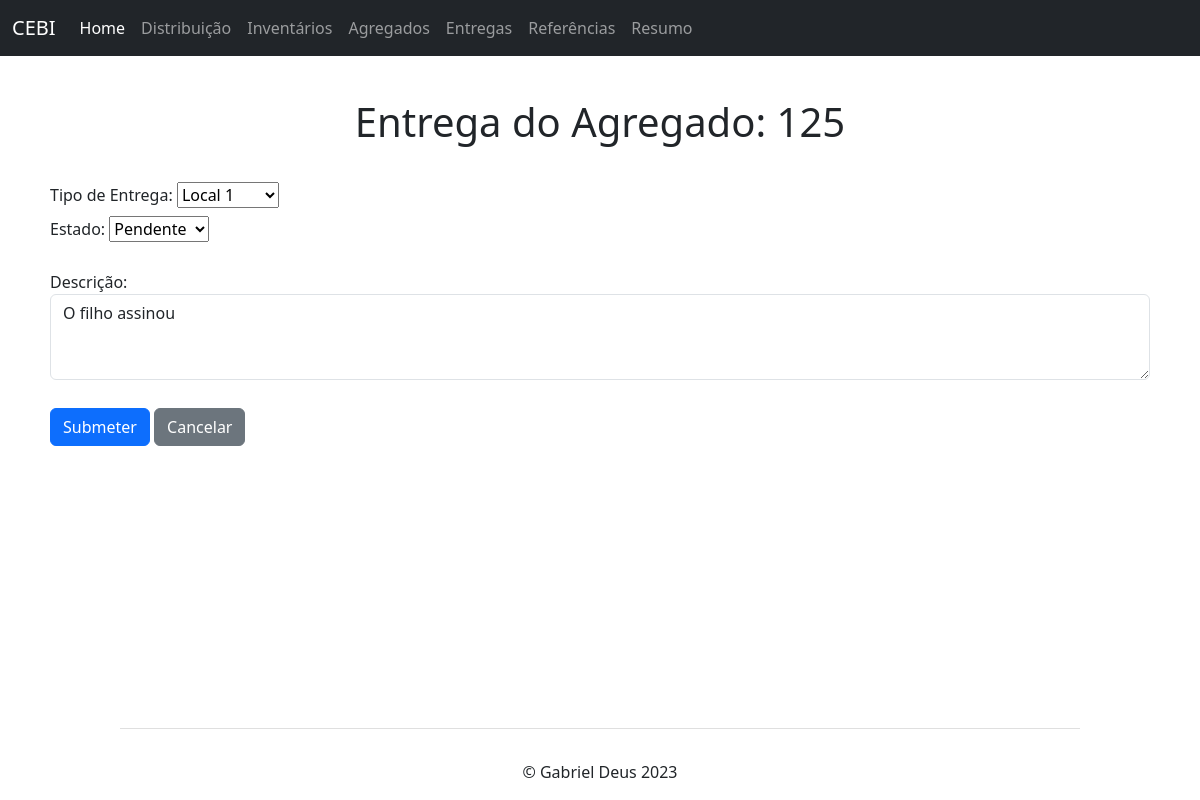
The app's page /form_entrega.php?id=125 with its own data.
### tables this page shows
create table 8entrega
(
	entrega_id int primary key AUTO_INCREMENT,
	niss int,
	distribuicao_id int,
	status tinyint(5) default 0,
	descricao varchar(200),
	tipo_entrega tinyint(5),
	data_inicio DATETIME,
	data_fim DATETIME,
	foreign key(niss) references 1agregado_Familiar(niss) ON DELETE CASCADE,
	foreign key(distribuicao_id) references 7distribuicao_individual(distribuicao_id) ON DELETE CASCADE
);

### src/form_entrega.php (the view, shortened to what this page needs)
<?php include 'db_conf.php';
include 'functions_php.php' ?>
<!DOCTYPE html>
<html lang="en">
<head>
  <link href="https://cdn.jsdelivr.net/npm/bootstrap@5.3.0-alpha1/dist/css/bootstrap.min.css" rel="stylesheet" />
  <link rel="stylesheet" href="estilos.css">
</head>
<body>
  <?php include 'header.php'; ?>
  <main style="margin: 50px;">
    <?php
    $entrega_form = [];
    if (isset($_GET['id'])) {
      $id = $_GET['id'];
      $sql  = 'SELECT * from 8entrega WHERE niss =' . $id;
      $result = mysqli_query($conn, $sql);
      $entrega_form = mysqli_fetch_all($result, MYSQLI_ASSOC);
    }
    ?>
    <br>
    <h1 style="text-align: center;">Entrega do Agregado: <?php echo $id ?></h1>
    <br>
    <form class="form-inline" action="process_form_entrega.php" method="post">
      <label class="my-1 mr-2" for="tipo">Tipo de Entrega:</label>
      <select class="custom-select my-1 mr-sm-2" name="tipo" id="tipo">
        <option value="1" <?php if ($entrega_form[0]["tipo_entrega"] == 1)  echo 'selected="selected"'; ?>>Local 1</option>
      </select>
      <br>
      <label class="my-1 mr-2" for="status">Estado:</label>
      <select class="custom-select my-1 mr-sm-2" name="status" id="status">
        <option value="1" <?php if ($entrega_form[0]['status'] == 1)  echo 'selected = "selected"'; ?>>Pendente</option>
      </select>
      <div class="form-group">
        <br>
        <label for="descricao">Descrição:</label>
        <?php echo "<textarea class='form-control' id='descricao' name='descricao' rows='3'>" . $entrega_form[0]["descricao"] . "</textarea>" ?>
      </div>
      <br>
      <button type="submit" class="btn btn-primary my-1">Submeter</button>
      <button type="button" onclick="location.href='entregas.php'" class="btn btn-secondary">Cancelar</button>
    </form>
  </main>
  <?php include 'footer.php'; ?>
</body>
</html>

### records on screen
8entrega: tipo "Local 1", status "Pendente", descricao "O filho assinou"

### other values on screen
$id "125"
